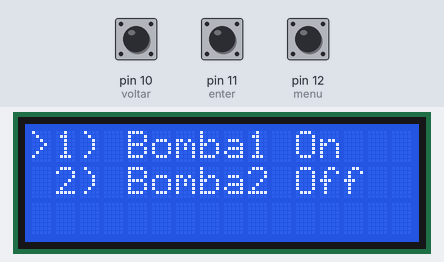
This sketch was run on a simulated Arduino Uno, built with avr-gcc and run on an emulated ATmega328P. Shown: 16×3 character LCD. The test bench sets the inputs (shaded band); at power-on: pin 11 (enter) HIGH, pin 10 (voltar) HIGH, pin 12 (menu) HIGH.

Above: at 1.2 s.
1.3 s: pin 11 (enter) pulled LOW for 0.15 s
At 2.0 s:
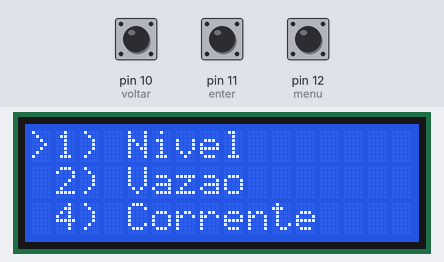
4.4 s: pin 10 (voltar) pulled LOW for 0.15 s
At 5.7 s:
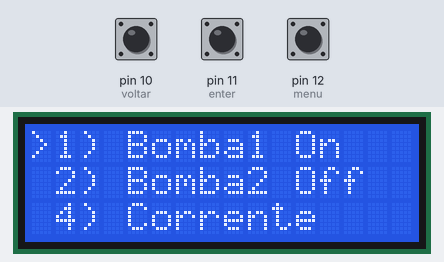
6.0 s: pin 12 (menu) pulled LOW for 0.15 s
At 6.6 s:
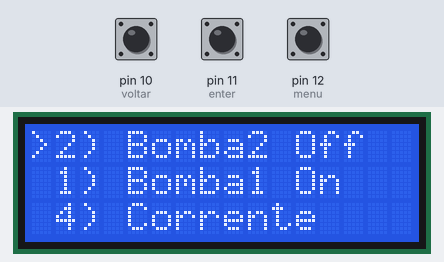
7.6 s: pin 11 (enter) pulled LOW for 1 s
At 9.1 s:
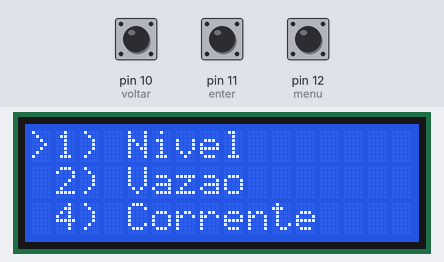
11.6 s: pin 12 (menu) pulled LOW for 1 s
At 13.2 s:
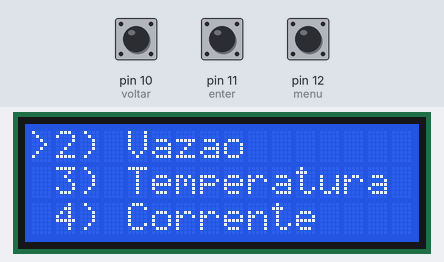
14.1 s: pin 11 (enter) pulled LOW for 0.15 s
At 14.9 s:
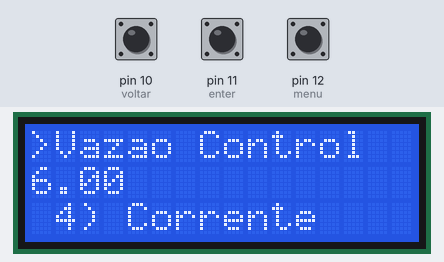
Timing chart, 0 to 16.7 s (numbered marks = the images above; inputs shaded):
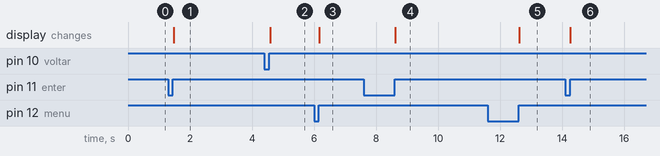

Measured:
- after the input at 1.3 s, the display: changes after 0.17 s (image 1)
- after the input at 4.4 s, the display: changes after 0.18 s (image 2)
- after the input at 6.0 s, the display: changes after 0.17 s (image 3)
- after the input at 7.6 s, the display: changes after 1.0 s (image 4)
- after the input at 11.6 s, the display: changes after 1.0 s (image 5)
- after the input at 14.1 s, the display: changes after 0.16 s (image 6)

The sketch:

ex7-menu.ino
```cpp
// ========================================================================================================
// --- Bibliotecas Auxiliares ---
#include <LiquidCrystal.h>


// ========================================================================================================
// --- Mapeamento de Hardware ---
#define     menu     12
#define     enter    11
#define 		voltar   10
#define 		QUANT_C1 2
#define 		QUANT_C2 4
#define 		QUANT_C3 4


// ========================================================================================================
// --- Protótipo das Funções ---
void loopC2();
void loopC3();
void camada1();
bool camada2();
bool camada3();
void readButtsC1();
bool readButtsC2();
bool readButtsC3();
void list_menu(int line[], int quantidade);


// ========================================================================================================
// --- Declaração de Objetos ---
LiquidCrystal lcd(7,  //RS no digital 7
		6,  //EN no digital 6
		5,  //D4 no digital 5
		4,  //D5 no digital 4
		3,  //D6 no digital 3
		2); //D7 no digital 2


// ========================================================================================================
// --- Variáveis Globais ---
int      lineC1[QUANT_C1] = {0,1},
				 lineC2[QUANT_C2] = {0,1,2,3},
				 menu_number = 1,
				 bomba_escolhida;

float temp[2] = {60, 45},
			niv = 20,
			corrente = 8,
			vazao = 6;

boolean  menu_flag  = 0,
				 enter_flag = 0,
				 voltar_flag = 0,
				 voltarSt=0,
				 //sub_menuC1 = 0,
				 sub_menuC2 = 0;


// ========================================================================================================
// --- Configurações Iniciais ---
void setup()
{

	//Serial.begin(9600);
	pinMode(menu,  INPUT_PULLUP);
	pinMode(enter, INPUT_PULLUP);
	pinMode(voltar, INPUT_PULLUP);

  Serial.begin(9600);

	lcd.begin (16,3);
	lcd.setCursor(0,0);
	lcd.print(">");


} //end setup


// ========================================================================================================
// --- Loop Infinito ---
void loop()
{
	camada1();
}

void loopC2()
{
	while(camada2()==true);
}

void loopC3()
{
	while(camada3()==true);
}

void camada1()
{
	lcd.setCursor(0,1);
	lcd.print(" ");
	lcd.setCursor(1,lineC1[0]);
	lcd.print("1) Bomba1 On    ");
	lcd.setCursor(1,lineC1[1]);
	lcd.print("2) Bomba2 Off   ");

  delay(10);
	readButtsC1();
}

bool camada2()
{
	lcd.setCursor(0,1);
	lcd.print(" ");
	lcd.setCursor(1,lineC2[0]);
	lcd.print("1) Nivel        ");
	lcd.setCursor(1,lineC2[1]);
	lcd.print("2) Vazao        ");
	lcd.setCursor(1,lineC2[2]);
	lcd.print("3) Temperatura  ");
	lcd.setCursor(1,lineC2[3]);
	lcd.print("4) Corrente     ");

	delay(10);
	return readButtsC2();
}

bool camada3()
{
	lcd.setCursor(0,1);
	lcd.print("                ");
	switch(menu_number)
	{
		case 1:
			lcd.setCursor(1,0);
			lcd.print("Nivel Control  ");
			lcd.setCursor(0,1);
			lcd.print(niv);
			break;
		case 2:
			lcd.setCursor(1,0);
			lcd.print("Vazao Control  ");
			lcd.setCursor(0,1);
			lcd.print(vazao);
			break;
		case 3:
			lcd.setCursor(1,0);
			lcd.print("Temperatura Ctr");
			lcd.setCursor(0,1);
			lcd.print(temp[bomba_escolhida]);
			break;
		case 4:
			lcd.setCursor(1,0);
			lcd.print("Corrente Ctrl  ");
			lcd.setCursor(0,1);
			lcd.print(corrente);
			break;
	}
	delay(10);
	return readButtsC3();

} //end menu_select


void readButtsC1()
{
	if(!digitalRead(menu))  menu_flag  = 0x01;
	if(!digitalRead(enter)) enter_flag = 0x01;
	if(!digitalRead(voltar)) voltar_flag = 0x01;

	if(digitalRead(menu) && menu_flag)
	{
		menu_flag = 0x00;
		list_menu(lineC1, QUANT_C1);
	}

	if(digitalRead(enter) && enter_flag)
	{
		enter_flag = 0x00;
		loopC2();
		bomba_escolhida = lineC1[0];
	}

	if(digitalRead(voltar) && voltar_flag)
	{
		voltar_flag = 0x00;
	}


} //end readButts

bool readButtsC2()
{
	if(!digitalRead(menu))  menu_flag  = 0x01;
	if(!digitalRead(enter)) enter_flag = 0x01;
	if(!digitalRead(voltar)) voltar_flag = 0x01;

	if(digitalRead(menu) && menu_flag)
	{
		menu_flag = 0x00;
		list_menu(lineC2, QUANT_C2);
		menu_number+=1;
		if(menu_number > QUANT_C3)
			menu_number = 1;
	}

	if(digitalRead(enter) && enter_flag)
	{
		enter_flag = 0x00;
		loopC3();
	}

	if(digitalRead(voltar) && voltar_flag)
	{
		voltar_flag = 0x00;
		return false;
	}

	return true;
}

bool readButtsC3()
{
	if(!digitalRead(menu))  menu_flag  = 0x01;
	if(!digitalRead(enter)) enter_flag = 0x01;
	if(!digitalRead(voltar)) voltar_flag = 0x01;

	if(digitalRead(menu) && menu_flag) 	//if para colocar modificacoes de valores
	{
		menu_flag = 0x00;
	}

	if(digitalRead(enter) && enter_flag)
	{
		enter_flag = 0x00;
	}

	if(digitalRead(voltar) && voltar_flag)
	{
		voltar_flag = 0x00;
		return false;
	}

	return true;
}


void list_menu(int line[], int quantidade)
{
	int index, i, line_bk[quantidade];

	for(i=quantidade -1; i>-1; i--)
	{
		index = i-1;
		line_bk[i] = line[i];

		if(index < 0) line[i] = line_bk[i+ quantidade-1];

		else line[i] = line[i-1];

	}

} //end list_menu
```
